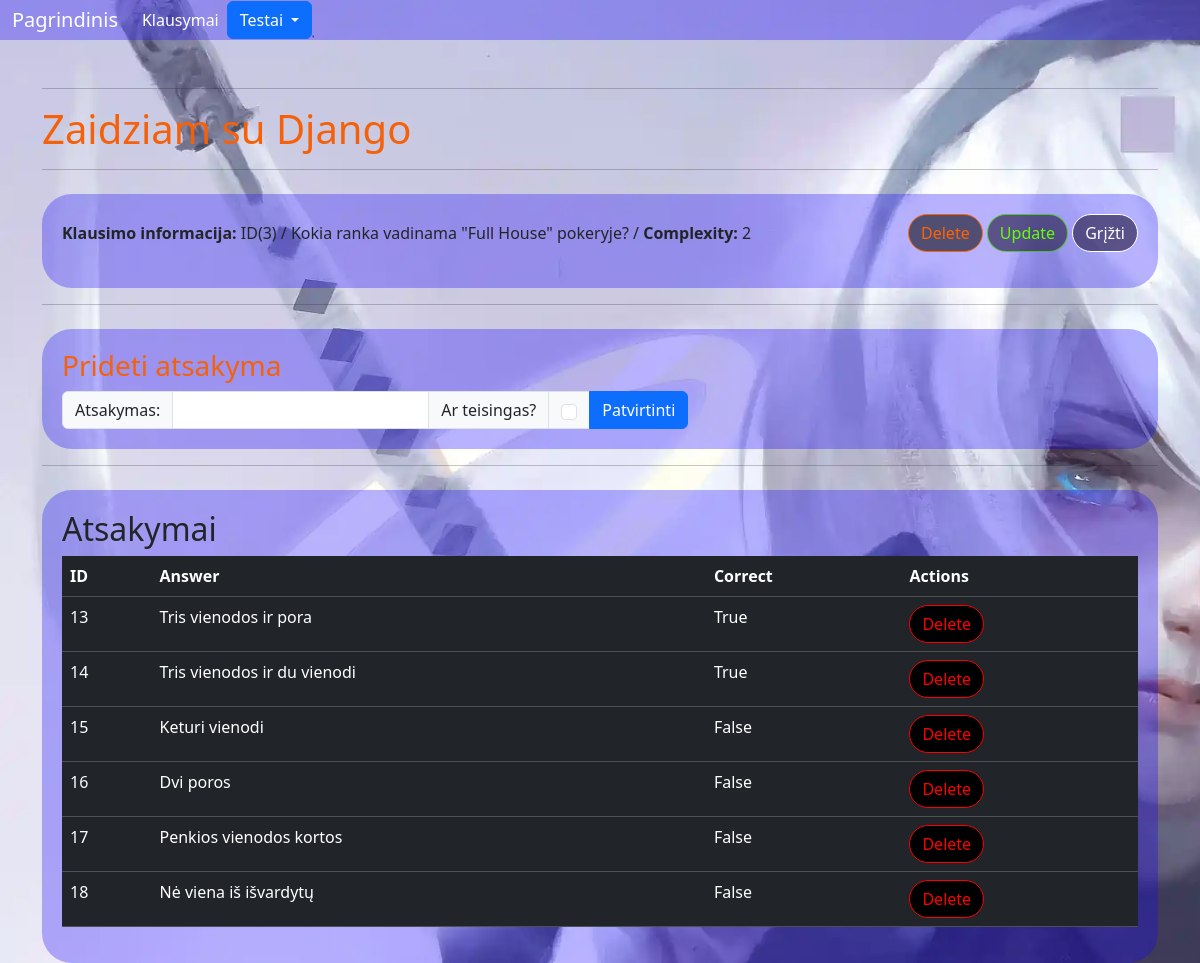
Screenshot of /examination/answers/3/ with the database file from the repository.
### examination/models.py (models this page shows, shortened)
class BaseModel(models.Model):
    objects = models.Manager()
    class Meta:
        abstract = True

class TestQuestion(BaseModel):
    COMPLEXITY_LEVEL = [
        ('1', "Easy"),
        ('2', "Medium"),
        ('3', "Hard"),
    ]
    question = models.CharField(max_length=100)
    complexity = models.CharField(max_length=1, choices=COMPLEXITY_LEVEL)
    theme = models.ForeignKey(TestTheme, on_delete=models.CASCADE)

class TestAnswer(BaseModel):
    question = models.ForeignKey(TestQuestion, on_delete=models.CASCADE)
    answer = models.CharField(max_length=250)
    correct = models.BooleanField(default=False)

### examination/views.py (the view)
# urls.py: path('answers/<int:pk>/', views.add_answer, name='add_answer'),
def add_answer(request, pk):
    question = get_object_or_404(TestQuestion, pk=pk)
    answers = TestAnswer.objects.filter(question=question)
    if request.method == 'POST':
        form = TestAnswerForm(request.POST)
        if form.is_valid():
            answer = form.save(commit=False)
            answer.question = question
            answer.save()
            return redirect('examination:add_answer', pk=pk)
    else:
        form = TestAnswerForm()
    context = {
        'question': question,
        'answers': answers,
        'form': form
    }
    return render(request, 'examination/answers.html', context)

### examination/forms.py
class TestAnswerForm(forms.ModelForm):
    class Meta:
        model = TestAnswer
        fields = ['answer', 'correct']

### examination/templates/examination/answers.html (shortened to what this page needs)
{% extends 'home/base.html' %}
{% load static %}
{% block content %}
<div class="container mt-4" style="background-color: rgba(25, 5, 255, 0.3); padding: 20px; border-radius: 30px; margin-top: 20px;">
    <div class="d-flex justify-content-between align-items-center mb-3">
        <div>
            <strong>Klausimo informacija:</strong> ID({{ question.pk }}) / {{ question.question }} / <strong>Complexity:</strong> {{ question.complexity }}
        </div>
        <div>
            <a href="{% url 'examination:delete_question' question.id %}" class="btn btn-custom-delete-btn" onclick="return confirm('DELETE?');">Delete</a>
            <a href="{% url 'examination:update_question' question.id %}" class="btn btn-custom-update-btn">Update</a>
             <a href="{% url 'examination:show_questions' %}" class="btn btn-custom-atgal-btn">Grįžti</a>
        </div>
    </div>
</div>
<hr>
<div class="container mt-4" style="background-color: rgba(25, 5, 255, 0.3); padding: 20px; border-radius: 30px; margin-top: 20px;">
<h3>Prideti atsakyma</h3>
    <div class="input-group">
<form method="post" action="{% url 'examination:add_answer' pk=question.pk %}">
    <div class="input-group mb-xxl-3" >
        <span class="input-group-text">Atsakymas:</span>
        <input type="text" aria-label="answer" class="form-control" name="answer">
        <span class="input-group-text">Ar teisingas?</span>
        <div class="input-group-text">
            <input type="checkbox" aria-label="Correct answer" class="form-check-input" name="correct">
        </div>
        <button type="submit" class="btn btn-primary">Patvirtinti</button>
    </div>
</form>
</div>
</div>
<hr>
<div class="container mt-4" style="background-color: rgba(25, 5, 255, 0.3); padding: 20px; border-radius: 30px; margin-top: 20px;">
    <h2>Atsakymai</h2>
    <table class="table table-dark">
        <thead>
            <tr>
                <th scope="col">ID</th>
                <th scope="col">Answer</th>
                <th scope="col">Correct</th>
                <th scope="col">Actions</th>
            </tr>
        </thead>
        <tbody>
            {% for answer in answers %}
            <tr>
                <td>{{ answer.id }}</td>
                <td>{{ answer.answer }}</td>
                <td>{{ answer.correct }}</td>
                <td>
                    <a href="{% url 'examination:delete_answer' pk_question=question.pk pk_answer=answer.pk %}"
                       class="btn btn-custom-delete-btn-for-table"
                       onclick="return confirm('DELETE?');">Delete</a>
                </td>
            </tr>
            {% endfor %}
        </tbody>
    </table>
</div>
{% endblock %}

### rows the page displays
TestQuestion: pk "3", question "Kokia ranka vadinama \"Full House\" pokeryje?", complexity "2"
TestAnswer: id "13", answer "Tris vienodos ir pora", correct "True"
TestAnswer: id "14", answer "Tris vienodos ir du vienodi", correct "True"
TestAnswer: id "15", answer "Keturi vienodi", correct "False"
TestAnswer: id "16", answer "Dvi poros", correct "False"
TestAnswer: id "17", answer "Penkios vienodos kortos", correct "False"
TestAnswer: id "18", answer "Nė viena iš išvardytų", correct "False"
